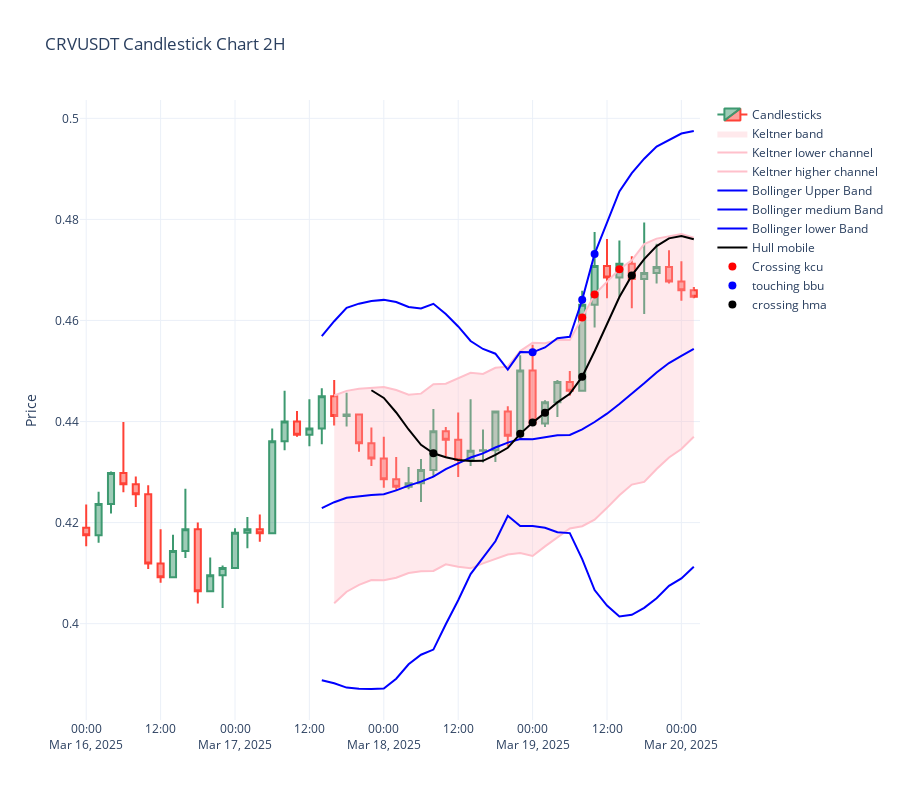
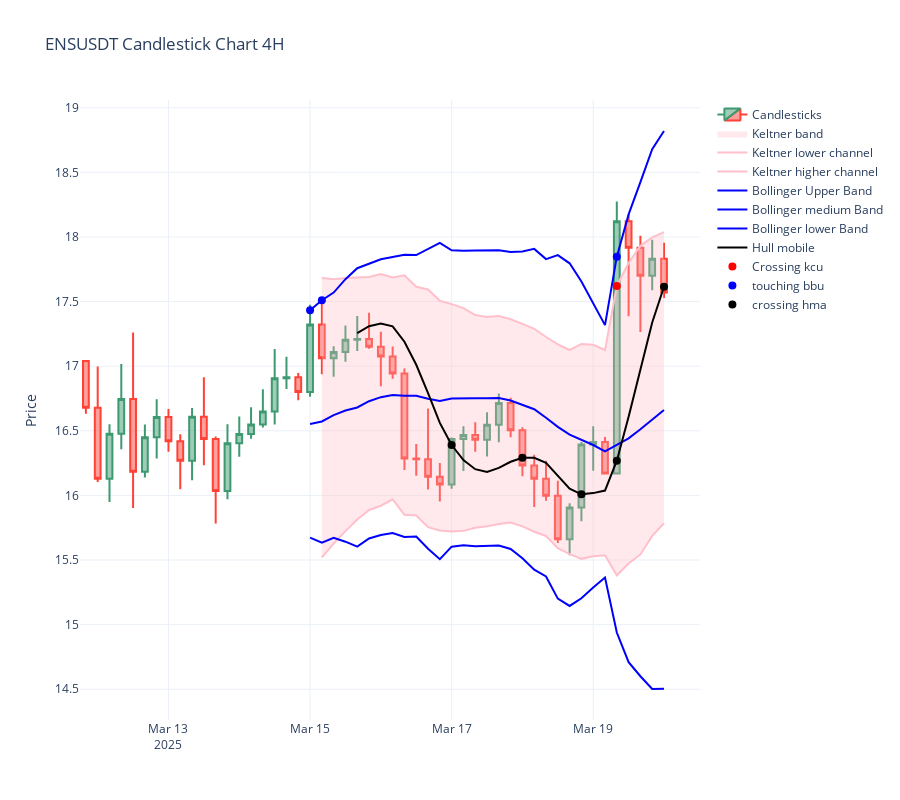
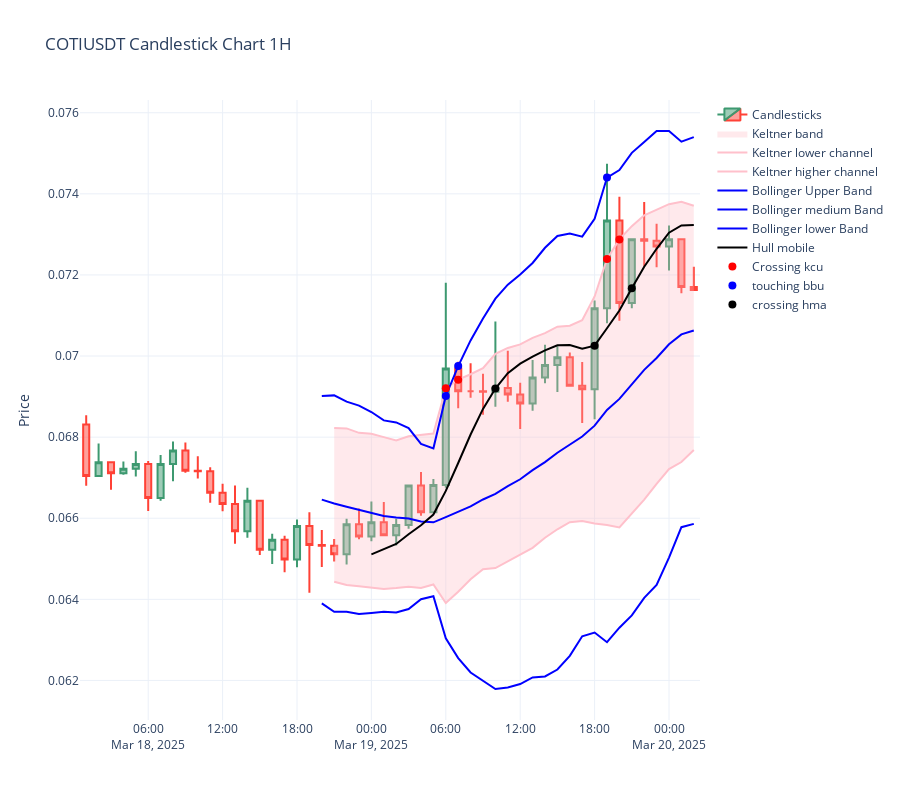
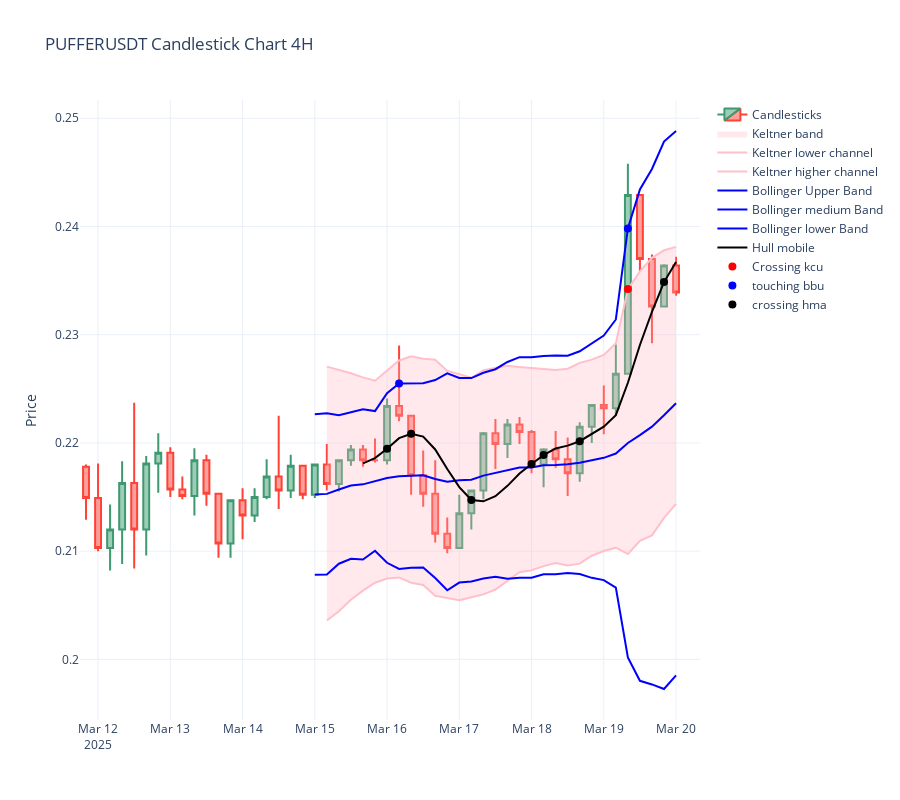

The cell these charts' notebook holds for them, in order:
### Code cell
import logging.config
from trade_bot.my_bitget import MyBitget
from trade_bot.extract_transform import ExtractTransform
import trade_bot.utils.enums as const
# from my_account import MyAccount
# import threading

# another test for github
            
#########
logging.config.fileConfig(const.CONFIG_LOG_FILE)
logger = logging.getLogger()
_logger = logger
_logger.info("Logging is configured!")

my_bit = MyBitget(logger)
# while True:
for the_symbol in my_bit.get_all_symbol():
    # iterate through all the granularity (frequency) from the list for validation step 1 
    my_etl = ExtractTransform(_logger, the_symbol, my_bit)
    if my_etl.find_in_first_step():
        df_row = my_etl.find_in_next_step()
        if not df_row.empty:
            _logger.info(f'{the_symbol} : all rules has been validated')
            contract = my_bit.get_contract(the_symbol)
            # self.go_trade_in_thread(prep.get_df_for_trade())
            # self.go_trade(prep.get_df_for_trade())
            my_etl.display_chart()
print('the end')
# time.sleep(5)

#def go_trade_in_thread(self, df0):
 #   thread = threading.Thread(target=self.go_trade, args=(df0,))
  #  thread.start()

    #  def go_trade(self,df0: pd):
    #      df1 = df0
    #        myAccount = MyAccount(self._logger, self.client)
    #       usdt = myAccount.get_usdt_available()
 #   print('usdt')
    
# myTrades.get_bids_and_asks('BTCUSDT')
# myTrades.get_all_positions()
# myTrades.get_position('BTCUSDT')
# myTrades.get_account_info('BTCUSDT')
